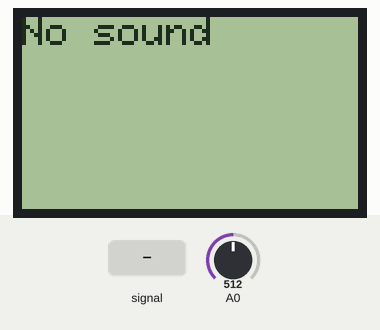
Recording of a program running on a simulated Arduino Pro Mini, built with avr-gcc and run on an emulated ATmega328P. On the bench: 84×48 one-colour display. The inputs (shaded band) are chosen by the test bench; at power-on: A0 = 512. What the program prints to the serial monitor is not drawn.

Above: at 1.2 s.
1.3 s: A0 fed a 200 Hz sine of ±255 counts around its level
At 3.1 s:
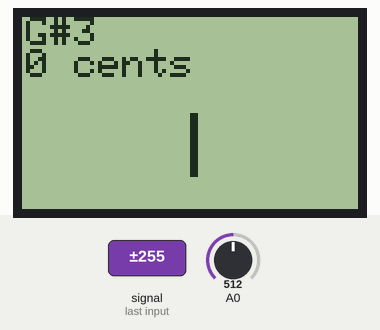
4.3 s: A0 fed a 2 Hz sine of ±306 counts around its level
At 7.1 s:
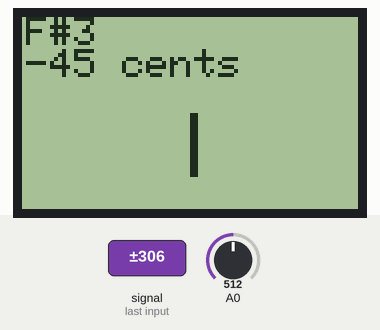
7.3 s: A0 fed a 50 Hz sine of ±306 counts around its level
At 8.4 s:
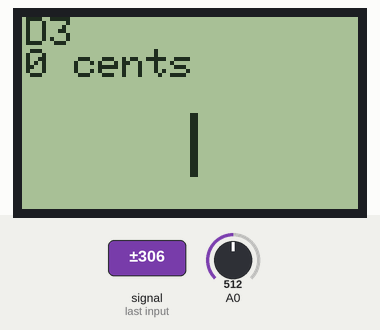
10.3 s: A0 fed a 1000 Hz sine of ±255 counts around its level
At 12.4 s:
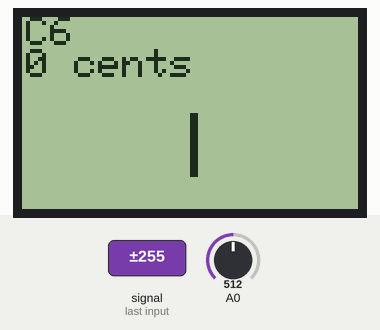
12.8 s: A0 set to 716
At 14.5 s:
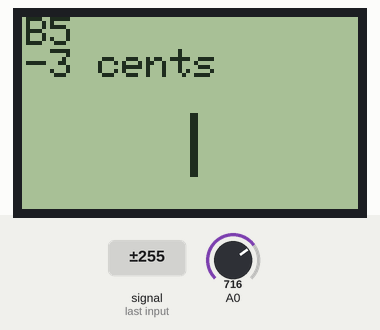
15.5 s: A0 set to 511
At 16.1 s:
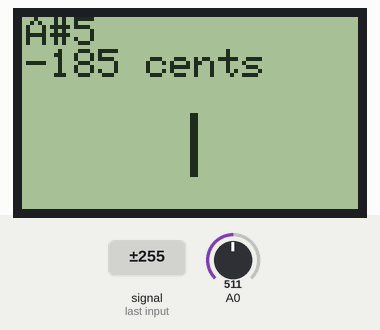
Timing chart, 0 to 18.5 s (numbered marks = the images above; inputs shaded):
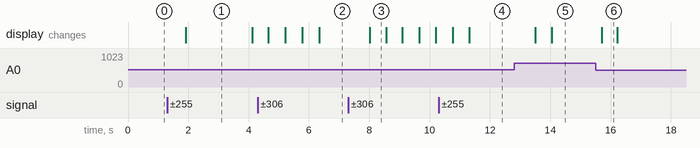

The program:

main.cpp
```cpp
#include "Arduino.h"
#include <PCD8544.h>

#define SAMPLE_RATE 38462
#define MEASURE_COUNT 10 // count of frequency measures used to compute average freqency value
#define INPUT_THRESHOLD 5 // threshold of analog input
#define DISPLAY_DELAY 3000 // a number of milliseconds of displaying last note
#define IDLE_DELAY 1000 // delay between measures when controller in idle mode
#define WAKE_DELAY 500  // and when it hears something

byte newData = 0;
byte prevData = 0;

// Storages for events timing and slopes
int timer[10];
int slope[10];

unsigned int time = 0;   // keeps time and sends vales to store in timer[] occasionally
unsigned int totalTimer; // used to calculate period
unsigned int period;     // storage for period of wave

byte index = 0;   // current storage index
int maxSlope = 0; // used to calculate max slope as trigger point
int newSlope;     // storage for incoming slope data
float frequency;  // storage for frequency calculations

// variables for deciding whether you have a match
byte noMatch = 0;        // counts how many non-matches you've received to reset variables if it's been too long
byte slopeTolerance = 3; // slope tolerance- adjust this if you need
int timerTol = 10;       // timer tolerance- adjust this if you need

// variables for amp detection
unsigned int ampTimer = 0;
byte maxAmp = 0;
byte checkMaxAmp;
byte ampThreshold = 30; // raise if you have a very noisy signal

// Note being played and reference frequency for it
int currentNote = 0;
int currentOctave = 0;
volatile float currentReference = 0;

const float frequencyChart[] = {
    16.3515978313, // C0
    17.3239144361, // C#0
    18.3540479948, // D0
    19.4454364826, // D#0
    20.6017223071, // E0
    21.8267644646, // F0
    23.1246514195, // F#0
    24.4997147489, // G0
    25.9565435987, // G#0
    27.5000000000, // A0
    29.1352350949, // A#0
    30.8677063285, // B0
};

const String noteNames[] = {"C", "C#", "D", "D#", "E", "F", "F#", "G", "G#", "A", "A#", "B"};

// LCD
static const byte glyph[] = { B00010000, B00110100, B00110000, B00110100, B00010000 };
static PCD8544 lcd;

// Cleaning out calculation buffer. Called if there are no matches for so long
void reset() {
    index = 0;
    noMatch = 0;
    maxSlope = 0;
    currentReference = 0;
}

void getNote(float frequency) {
    float remainder = 0;
    float remainderMin;
    float freqReference = 0;
    unsigned int noteIndex = 0;
    unsigned int octaveIndex = 0;

    currentNote = 0;
    currentOctave = 0;

    for (byte j = 0; j < 10; j++) {     // chromatic sequence
        for (byte i = 0; i < 12; i++) { // notes in octave
            freqReference = frequencyChart[i] * pow(2, j);
            remainder = fmod(frequency, freqReference);

            if (i == 0 && j == 0) {
                remainderMin = remainder;
                noteIndex = i;
                octaveIndex = j;
                currentReference = freqReference;
            } else if (remainderMin < remainder) {
                remainderMin = remainder;
                noteIndex = i;
                octaveIndex = j;
                currentReference = freqReference;
            }
        }
    }
    currentNote = noteIndex; // current note
    currentOctave = octaveIndex; // current octave
}

String getNoteName(int note, int octave) {
    return String(noteNames[note] + String(octave));
}

float getFreqOffset(float measured, float reference) {
    return 1200 * log(measured / reference) / log(2);
}

void display(float freqAverage, int cents) {
    lcd.clear();
    lcd.setCursor(1, 0);
    lcd.print(String(getNoteName(currentNote, currentOctave)));
    lcd.setCursor(1, 1);
    lcd.print(String(cents) + " cents");

    lcd.setCursor(42 , 3);
    lcd.drawColumn(2, 32);
    lcd.setCursor(43 , 3);
    lcd.drawColumn(2, 32);

    if (cents > 43) {
        cents = 43;
    } else if (cents < -43) {
        cents = -43;
    }

    if (cents < 0) {
        for (byte i = 43 + cents; i <= 43; i++) {
            lcd.setCursor(i , 3);
            lcd.drawColumn(0, 8);
        }
    } else {
        for (byte i = 43; i <= cents + 43; i++) {
            lcd.setCursor(i , 3);
            lcd.drawColumn(0, 8);
        }
    }
    lcd.setCursor(1, 3);
    Serial.println(String("Note: " + getNoteName(currentNote, currentOctave) + ". Offset from reference is: " + cents + " cents."));
}

void setup() {
    Serial.begin(9600);

    lcd.begin(84, 48);
    lcd.setCursor(0, 0);
    lcd.print("Init");

    cli(); // disable interrupts
    ADCSRA = 0;
    ADCSRB = 0;

    ADMUX |= (1 << REFS0);                 // set reference voltage
    ADMUX |= (1 << ADLAR);                 // left align the ADC value- so we can read highest 8 bits from ADCH register only
    ADCSRA |= (1 << ADPS2) | (1 << ADPS0); // set ADC clock with 32 prescaler- 16mHz/32=500kHz
    ADCSRA |= (1 << ADATE);                // enabble auto trigger
    ADCSRA |= (1 << ADIE);                 // enable interrupts when measurement complete
    ADCSRA |= (1 << ADEN);                 // enable ADC
    ADCSRA |= (1 << ADSC);                 // start ADC measurements
    sei();                                 // enable interrupts
}

ISR(ADC_vect) { // when new ADC value ready
    prevData = newData; // store previous value
    newData = ADCH; // get value from A0

    if (prevData < 127 && newData >= 127) { // if increasing and crossing midpoint
        newSlope = newData - prevData; // calculate slope
        if (abs(newSlope - maxSlope) < slopeTolerance) { // if slopes are equal
            // record new data and reset time
            slope[index] = newSlope;
            timer[index] = time;
            time = 0;

            if (index == 0) { // new max slope just reset
                noMatch = 0;
                index++; // increment index
            } else if (
                abs(timer[0] - timer[index]) < timerTol &&
                abs(slope[0] - newSlope) < slopeTolerance)
            { // if timer duration and slopes match
                // sum timer values
                totalTimer = 0;
                for (byte i = 0; i < index; i++)
                {
                    totalTimer += timer[i];
                }
                period = totalTimer; // set period
                // reset new zero index values to compare with
                timer[0] = timer[index];
                slope[0] = slope[index];
                index = 1;
                noMatch = 0;
            } else { // crossing midpoint but not match
                index++;
                if (index > 9) {
                    reset();
                }
            }
        } else if (newSlope > maxSlope) { // if new slope is much larger than max slope
            maxSlope = newSlope;
            time = 0; // reset clock
            noMatch = 0;
            index = 0; // reset index
        } else { // slope not steep enough
            noMatch++; // increment no match counter
            if (noMatch > 9) {
                reset();
            }
        }
    }

    time++; // increment timer at rate of 38.5kHz

    ampTimer++; // increment amplitude timer
    if (abs(127 - ADCH) > maxAmp) {
        maxAmp = abs(127 - ADCH);
    }
    if (ampTimer == 1000) {
        ampTimer = 0;
        checkMaxAmp = maxAmp;
        maxAmp = 0;
    }
}

void loop() {
    float freqAverage = 0;
    float frequencySum = 0;
    int cents;

    if (period > 0) {
        for (byte i = 0; i < MEASURE_COUNT; i++) {
            if (checkMaxAmp > ampThreshold) {
                frequencySum += SAMPLE_RATE / float(period); // calculate frequency timer rate/period
            }
            delay(WAKE_DELAY / MEASURE_COUNT);
        }
    }
    freqAverage = frequencySum / MEASURE_COUNT;
    cents = round(getFreqOffset(freqAverage, currentReference));
    Serial.println(String(freqAverage));

    // There's a signal on input and frequency is above 10 Hz
    if (freqAverage != INFINITY && freqAverage > 10) {
        getNote(freqAverage);
        display(freqAverage, cents);
    } else {
        lcd.clear();
        lcd.setCursor(0, 0);
        lcd.print("No sound");
    }
}
```

Measured:
- after the input at 1.3 s, the display: changes after 0.62 s (image 1)
- after the input at 4.3 s, the display: first changes after 0.35 s (image 2 shows a later state)
- after the input at 7.3 s, the display: changes after 0.72 s (image 3)
- after the input at 12.8 s, the display: first changes after 0.70 s (image 5 shows a later state)
- after the input at 15.5 s, the display: changes after 0.20 s (image 6)
- what the display in image 1 shows lasts 2.2 s, from 1.9 s to 4.1 s
- what the display in image 3 shows lasts 0.6 s, from 8.0 s to 8.6 s
